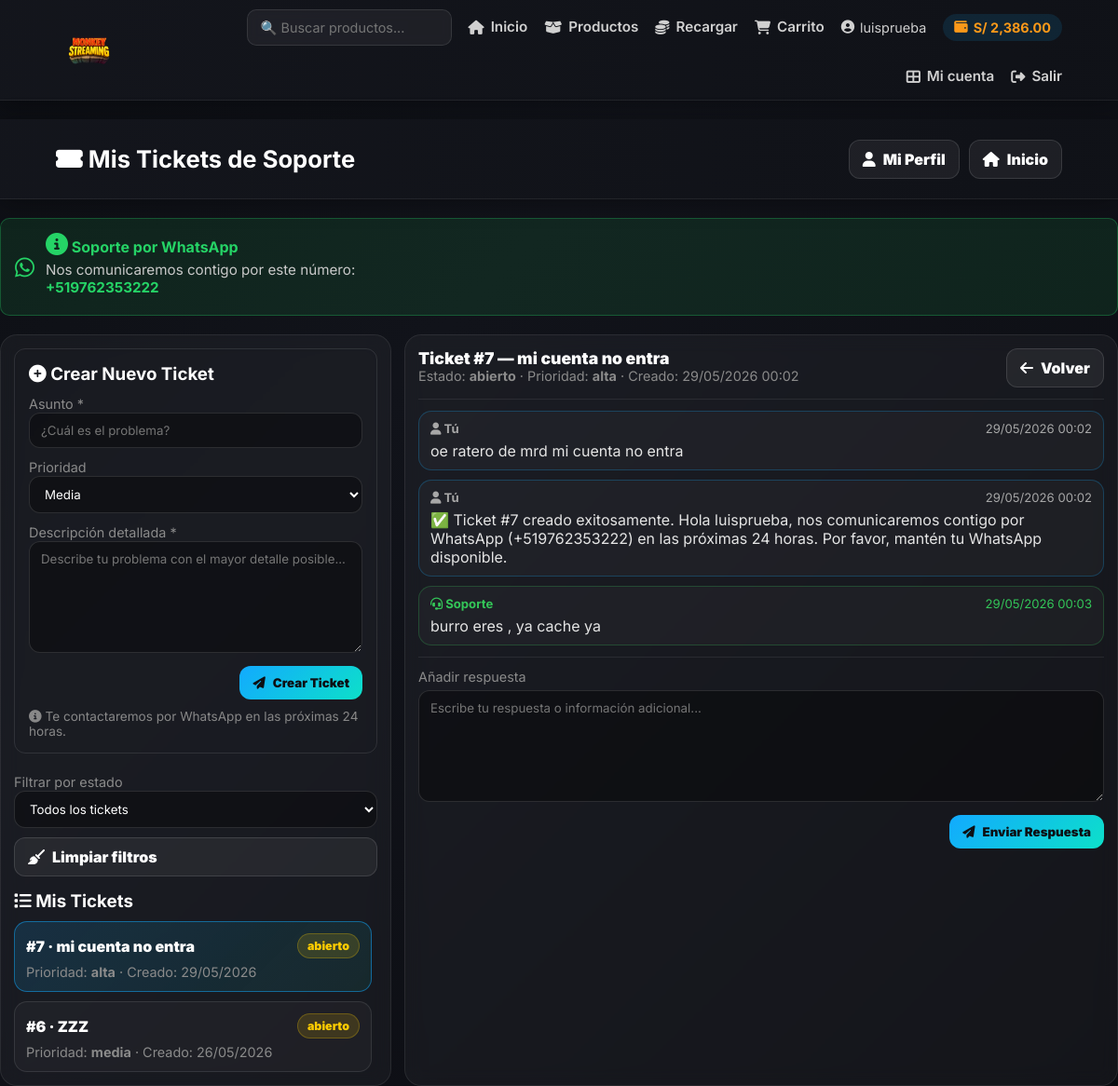
Page /user/tickets-usuario.php?view=7 (signed in) on the committed database.
### tables this page shows
CREATE TABLE `usuarios` (
  `id` int(11) NOT NULL AUTO_INCREMENT,
  `nombre` varchar(100) NOT NULL,
  `email` varchar(100) NOT NULL,
  `whatsapp` varchar(20) DEFAULT NULL,
  `password` varchar(255) NOT NULL,
  `role` enum('admin','vendedor','cliente') DEFAULT 'cliente',
  `saldo` decimal(10,2) DEFAULT 0.00,
  `estado` enum('activo','suspendido','eliminado') NOT NULL DEFAULT 'activo',
  `created_by` int(11) DEFAULT NULL,
  `seller_status` enum('pendiente','activo','suspendido') NOT NULL DEFAULT 'activo',
  `ultimo_login` timestamp NULL DEFAULT NULL,
  `created_at` timestamp NOT NULL DEFAULT current_timestamp(),
  `updated_at` timestamp NOT NULL DEFAULT current_timestamp() ON UPDATE current_timestamp(),
  PRIMARY KEY (`id`) USING BTREE,
  UNIQUE KEY `email` (`email`) USING BTREE,
  KEY `idx_usuarios_role` (`role`),
  KEY `idx_usuarios_created_by` (`created_by`)
);

CREATE TABLE `tickets` (
  `id` int(11) NOT NULL AUTO_INCREMENT,
  `usuario_id` int(11) NOT NULL,
  `asunto` varchar(200) NOT NULL,
  `prioridad` enum('baja','media','alta') NOT NULL DEFAULT 'media',
  `estado` enum('abierto','en_proceso','cerrado') NOT NULL DEFAULT 'abierto',
  `creado_en` datetime NOT NULL DEFAULT current_timestamp(),
  `actualizado_en` datetime NOT NULL DEFAULT current_timestamp() ON UPDATE current_timestamp(),
  `last_reply_role` enum('USER','ADMIN') DEFAULT NULL,
  `last_reply_at` datetime DEFAULT NULL,
  `cerrado_por` int(11) DEFAULT NULL,
  `cerrado_en` datetime DEFAULT NULL,
  PRIMARY KEY (`id`) USING BTREE,
  KEY `usuario_id` (`usuario_id`) USING BTREE,
  KEY `estado` (`estado`) USING BTREE,
  KEY `prioridad` (`prioridad`) USING BTREE,
  KEY `fk_tickets_cerrado_por` (`cerrado_por`) USING BTREE,
  CONSTRAINT `fk_tickets_cerrado_por` FOREIGN KEY (`cerrado_por`) REFERENCES `usuarios` (`id`) ON DELETE SET NULL ON UPDATE CASCADE,
  CONSTRAINT `fk_tickets_usuario` FOREIGN KEY (`usuario_id`) REFERENCES `usuarios` (`id`) ON UPDATE CASCADE
);

CREATE TABLE `ticket_messages` (
  `id` int(11) NOT NULL AUTO_INCREMENT,
  `ticket_id` int(11) NOT NULL,
  `sender_role` enum('USER','ADMIN') NOT NULL,
  `sender_id` int(11) NOT NULL,
  `mensaje` text NOT NULL,
  `creado_en` datetime NOT NULL DEFAULT current_timestamp(),
  PRIMARY KEY (`id`) USING BTREE,
  KEY `ticket_id` (`ticket_id`) USING BTREE,
  KEY `sender_role` (`sender_role`) USING BTREE,
  KEY `sender_id` (`sender_id`) USING BTREE,
  CONSTRAINT `fk_ticket_msg_ticket` FOREIGN KEY (`ticket_id`) REFERENCES `tickets` (`id`) ON DELETE CASCADE ON UPDATE CASCADE
);

### user/tickets-usuario.php (the view, shortened to what the rows shown need)
<?php
require_once __DIR__ . '/../config/database.php';
require_once __DIR__ . '/../includes/auth.php';
$usuario = getCurrentUser();
$user_id = (int)$usuario['id'];
$user_whatsapp = $usuario['whatsapp'] ?? '';
function h($v){
    return htmlspecialchars((string)$v, ENT_QUOTES, 'UTF-8');
}
function tableExists(mysqli $cx, string $table): bool {
    $t = $cx->real_escape_string($table);
    $rs = $cx->query("SHOW TABLES LIKE '$t'");
    return ($rs && $rs->num_rows > 0);
}
function colExists(mysqli $cx, string $table, string $col): bool {
    $t = $cx->real_escape_string($table);
    $c = $cx->real_escape_string($col);
    $rs = $cx->query("SHOW COLUMNS FROM `$t` LIKE '$c'");
    return ($rs && $rs->num_rows > 0);
}
function pickTable(mysqli $cx, array $candidates): ?string {
    foreach ($candidates as $t) {
        if (tableExists($cx, $t)) return $t;
    }
    return null;
}
function pickCol(mysqli $cx, string $table, array $candidates, ?string $default=null): ?string {
    foreach ($candidates as $c) {
        if (colExists($cx, $table, $c)) return $c;
    }
    return $default;
}
function normEstado($e){
    $e = strtolower(trim((string)$e));
    return in_array($e, ['abierto','en_proceso','cerrado'], true) ? $e : 'abierto';
}
$error_msg = '';
$T_TICKETS = pickTable($conexion, ['tickets','soporte_tickets']);
$T_MSGS    = pickTable($conexion, ['ticket_messages','tickets_mensajes','mensajes_ticket','ticket_respuestas']);
if (!$error_msg) {
    $C_T_ID    = pickCol($conexion, $T_TICKETS, ['id'], 'id');
    $C_T_UID   = pickCol($conexion, $T_TICKETS, ['usuario_id','user_id','cliente_id'], null);
    $C_T_SUBJ  = pickCol($conexion, $T_TICKETS, ['asunto','subject','titulo'], null);
    $C_T_PRI   = pickCol($conexion, $T_TICKETS, ['prioridad','priority'], null);
    $C_T_EST   = pickCol($conexion, $T_TICKETS, ['estado','status'], null);
    $C_T_CA    = pickCol($conexion, $T_TICKETS, ['creado_en','created_at','fecha_creacion'], null);
    $C_T_UA    = pickCol($conexion, $T_TICKETS, ['actualizado_en','updated_at'], null);
}
if (!$error_msg) {
    $C_M_ID   = pickCol($conexion, $T_MSGS, ['id'], 'id');
    $C_M_TID  = pickCol($conexion, $T_MSGS, ['ticket_id'], null);
    $C_M_ROLE = pickCol($conexion, $T_MSGS, ['sender_role','role','autor_tipo'], null);
    $C_M_MSG  = pickCol($conexion, $T_MSGS, ['mensaje','message','contenido'], null);
    $C_M_CA   = pickCol($conexion, $T_MSGS, ['creado_en','created_at','fecha'], null);
}
$viewId = (int)($_GET['view'] ?? 0);
$where = "t.`$C_T_UID` = ?";
$params = [$user_id];
$types = "i";
$order = $C_T_UA ? "t.`$C_T_UA` DESC" : ($C_T_CA ? "t.`$C_T_CA` DESC" : "t.`$C_T_ID` DESC");
$sqlList = "SELECT t.*
            FROM `$T_TICKETS` t
            WHERE $where
            ORDER BY $order
            LIMIT 100";
$stL = $conexion->prepare($sqlList);
if ($types !== '') $stL->bind_param($types, ...$params);
$stL->execute();
$list = $stL->get_result();
$ticketActual = null;
$mensajes = [];
if (!$error_msg && $viewId > 0) {
    $stT = $conexion->prepare("SELECT t.*
                               FROM `$T_TICKETS` t
                               WHERE t.`$C_T_ID`=? AND t.`$C_T_UID`=? LIMIT 1");
    $stT->bind_param("ii", $viewId, $user_id);
    $stT->execute();
    $ticketActual = $stT->get_result()->fetch_assoc();
    if ($ticketActual) {
        $orderM = $C_M_CA ? "`$C_M_CA` ASC" : "`$C_M_ID` ASC";
        $stM = $conexion->prepare("SELECT * FROM `$T_MSGS` WHERE `$C_M_TID`=? ORDER BY $orderM");
        $stM->bind_param("i", $viewId);
        $stM->execute();
        $rm = $stM->get_result();
        while($m = $rm->fetch_assoc()) $mensajes[] = $m;
    }
}
?>
<!DOCTYPE html>
<html lang="es">
<head>
<link rel="stylesheet" href="https://cdnjs.cloudflare.com/ajax/libs/font-awesome/6.4.0/css/all.min.css">
</head>
<body>
<?php
  include '../includes/header.php';
?>
<div class="header">
  <h1><i class="fas fa-ticket-alt"></i> Mis Tickets de Soporte</h1>
</div>
<?php if (!empty($user_whatsapp)): ?>
    <div class="whatsapp-info">
        <i class="fab fa-whatsapp"></i>
        <div>
            <strong><i class="fas fa-info-circle"></i> Soporte por WhatsApp</strong>
            <p>Nos comunicaremos contigo por este número: <strong><?php echo h($user_whatsapp); ?></strong></p>
        </div>
    </div>
<?php endif; ?>
<div class="grid">
  <div class="card left">
    <div class="list">
      <?php if (!$error_msg && $list && $list->num_rows>0): ?>
        <?php while($t = $list->fetch_assoc()):
          $tid = (int)$t[$C_T_ID];
          $estado = normEstado($t[$C_T_EST] ?? 'abierto');
          $asunto = $t[$C_T_SUBJ] ?? '';
          $pri    = $t[$C_T_PRI] ?? 'media';
          $fecha  = $C_T_CA ? date('d/m/Y', strtotime($t[$C_T_CA])) : '';
        ?>
          <a class="item <?php echo ($viewId===$tid)?'active':''; ?>" href="tickets-usuario.php?view=<?php echo $tid; ?>">
            <div class="top">
              <div style="font-weight:900;color:#fff;">#<?php echo $tid; ?> · <?php echo h($asunto); ?></div>
              <span class="badge b-<?php echo h($estado); ?>"><?php echo h(str_replace('_',' ', $estado)); ?></span>
            </div>
            <div class="muted" style="margin-top:6px;">
              Prioridad: <strong><?php echo h($pri); ?></strong>
              <?php if ($fecha): ?> · Creado: <?php echo h($fecha); ?><?php endif; ?>
            </div>
          </a>
        <?php endwhile; ?>
      <?php endif; ?>
    </div>
  </div>
  <div class="card right">
    <?php if ($error_msg && $error_msg !== "Sistema de tickets no disponible temporalmente."): ?>
      <div class="muted"><?php echo h($error_msg); ?></div>
    <?php elseif ($ticketActual): ?>
      <?php
        $tid = (int)$ticketActual[$C_T_ID];
        $estado = normEstado($ticketActual[$C_T_EST] ?? 'abierto');
        $asunto = (string)($ticketActual[$C_T_SUBJ] ?? '');
        $pri    = (string)($ticketActual[$C_T_PRI] ?? 'media');
        $fecha_creacion = $C_T_CA ? date('d/m/Y H:i', strtotime($ticketActual[$C_T_CA])) : '';
      ?>
      <div style="display:flex;justify-content:space-between;gap:12px;flex-wrap:wrap;align-items:flex-start;">
        <div>
          <div style="font-size:1.1rem;font-weight:900;color:#fff;">Ticket #<?php echo $tid; ?> — <?php echo h($asunto); ?></div>
          <div class="muted">
            Estado: <strong><?php echo h(str_replace('_',' ', $estado)); ?></strong> ·
            Prioridad: <strong><?php echo h($pri); ?></strong>
            <?php if ($fecha_creacion): ?> · Creado: <?php echo h($fecha_creacion); ?><?php endif; ?>
          </div>
        </div>
        <div>
          <a class="btn secondary" href="tickets-usuario.php">
            <i class="fas fa-arrow-left"></i> Volver
          </a>
        </div>
      </div>
      <div class="hr"></div>
      <div class="chat">
        <?php foreach($mensajes as $m):
          $role = (string)($m[$C_M_ROLE] ?? 'USER');
          $cls = ($role === 'ADMIN') ? 'admin' : ($role === 'SYSTEM' ? 'system' : 'user');
          $when = $C_M_CA ? (string)($m[$C_M_CA] ?? '') : '';
          $whenFmt = $when ? date('d/m/Y H:i', strtotime($when)) : '—';
          if ($role === 'SYSTEM') {
            $sender = 'Sistema';
            $icon = '<i class="fas fa-robot"></i>';
          } elseif ($role === 'ADMIN') {
            $sender = 'Soporte';
            $icon = '<i class="fas fa-headset"></i>';
          } else {
            $sender = 'Tú';
            $icon = '<i class="fas fa-user"></i>';
          }
        ?>
          <div class="msg <?php echo $cls; ?>">
            <div class="meta">
              <span><strong><?php echo $icon . ' ' . h($sender); ?></strong></span>
              <span><?php echo h($whenFmt); ?></span>
            </div>
            <div style="white-space:pre-wrap;"><?php echo h($m[$C_M_MSG] ?? ''); ?></div>
          </div>
        <?php endforeach; ?>
      </div>
      <div class="hr"></div>
      <?php if ($estado !== 'cerrado'): ?>
        <form method="POST" action="tickets-usuario.php?view=<?php echo $tid; ?>">
          <label class="muted" style="display:block;margin-bottom:6px;">Añadir respuesta</label>
          <textarea name="mensaje" placeholder="Escribe tu respuesta o información adicional..." required></textarea>
          <div style="display:flex;justify-content:flex-end;margin-top:10px;gap:10px;">
            <button class="btn primary" type="submit">
              <i class="fas fa-paper-plane"></i> Enviar Respuesta
            </button>
          </div>
        </form>
      <?php endif; ?>
    <?php endif; ?>
  </div>
</div>
</body>
</html>

### includes/header.php (shortened to what the rows shown need)
<?php
require_once __DIR__ . '/../config/database.php';
require_once __DIR__ . '/auth.php';
$scriptName = str_replace('\\', '/', $_SERVER['SCRIPT_NAME'] ?? '');
$prefix = (strpos($scriptName, '/user/') !== false || strpos($scriptName, '/admin/') !== false || strpos($scriptName, '/vendedor/') !== false) ? '../' : '';
$usuario_actual = null;
if (function_exists('isLoggedIn') && isLoggedIn()) {
    $usuario_actual = getCurrentUser();
}
?>
<!DOCTYPE html>
<html lang="es">
<head>
    <link rel="stylesheet" href="https://cdnjs.cloudflare.com/ajax/libs/font-awesome/6.4.0/css/all.min.css">
    <link rel="stylesheet" href="<?php echo $prefix; ?>assets/css/header-unificado.css">
</head>
<body>
<header class="header">
    <div class="nav-container">
        <nav class="nav">
            <input type="text" class="search-bar" placeholder="🔍 Buscar productos..." id="searchInput">
            <a href="<?php echo $prefix; ?>index.php"><i class="fas fa-home"></i> Inicio</a>
            <a href="<?php echo $prefix; ?>productos.php"><i class="fas fa-box-open"></i> Productos</a>
            <a href="<?php echo $prefix; ?>recargar.php"><i class="fas fa-coins"></i> Recargar</a>
            <a href="<?php echo $prefix; ?>carrito.php"><i class="fas fa-shopping-cart"></i> Carrito<?php echo cartCount() > 0 ? ' (' . cartCount() . ')' : ''; ?></a>
            <?php if ($usuario_actual): ?>
                <span class="user-name-nav">
                    <i class="fas fa-user-circle"></i>
                    <?php echo htmlspecialchars($usuario_actual['nombre']); ?>
                </span>
                <span class="user-saldo-nav">
                    <i class="fas fa-wallet"></i>
                    S/ <?php echo number_format((float)$usuario_actual['saldo'], 2); ?>
                </span>
                <a href="<?php echo $prefix; ?>user/dashboard.php"><i class="fas fa-th-large"></i> Mi cuenta</a>
                <a href="<?php echo $prefix; ?>logout.php"><i class="fas fa-sign-out-alt"></i> Salir</a>
            <?php else: ?>
                <a href="<?php echo $prefix; ?>login.php"><i class="fas fa-sign-in-alt"></i> Login</a>
                <a href="<?php echo $prefix; ?>register.php" class="btn-registro"><i class="fas fa-user-plus"></i> Registrarse</a>
            <?php endif; ?>
        </nav>
    </div>
</header>

### rows in the picture
usuarios: nombre "luisprueba", saldo "2,386.00", whatsapp "+519762353222"
tickets: id "7", asunto "mi cuenta no entra", estado "abierto", prioridad "alta", creado_en "29/05/2026", creado_en "29/05/2026 00:02"
tickets: id "6", asunto "ZZZ", estado "abierto", prioridad "media", creado_en "26/05/2026"
ticket_messages: sender_role "Tú", creado_en "29/05/2026 00:02", mensaje "oe ratero de mrd mi cuenta no entra"
ticket_messages: sender_role "Tú", creado_en "29/05/2026 00:02", mensaje "✅ Ticket #7 creado exitosamente. Hola luisprueba, nos comunicaremos contigo por WhatsApp (+519762353222) en las próximas 24 horas. Por favor, mantén tu WhatsApp disponible."
ticket_messages: sender_role "Soporte", creado_en "29/05/2026 00:03", mensaje "burro eres , ya cache ya"
